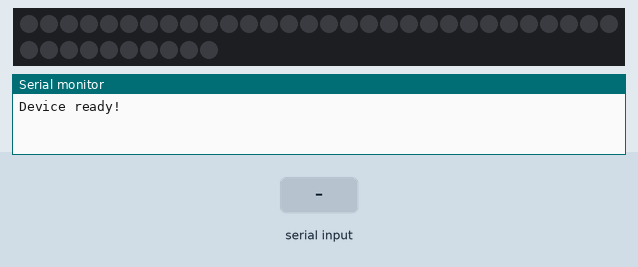
Bench run of a sketch on a simulated Arduino Uno, built with avr-gcc and run on an emulated ATmega328P. On the bench: 40 RGB LEDs in strip order, left to right, continuing on the next row, the last lines printed to the serial monitor. The test bench sets the inputs (shaded band). Dim RGB values are drawn brighter than linear.

Above: at 1.2 s.
1.3 s: "90,45,200\n" received over Serial
At 2.63 s:
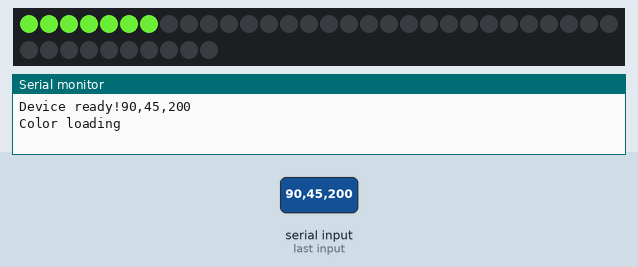
3.9 s: "90,45\n" received over Serial
At 5.49 s:
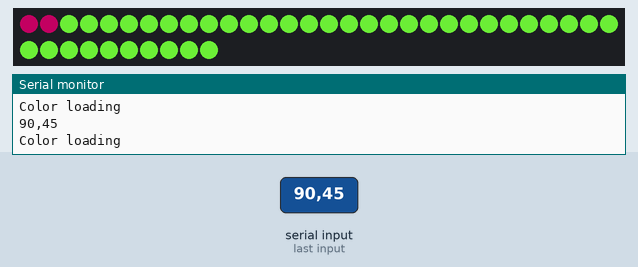
6.9 s: "5\n" received over Serial
At 8.61 s:
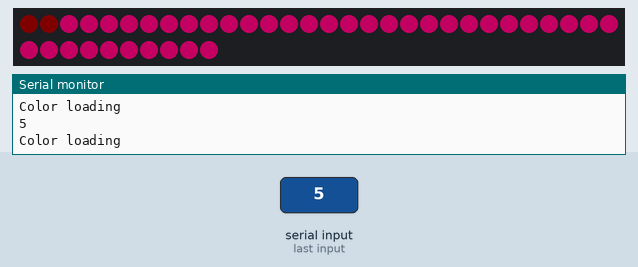
9.9 s: "30,150,10\n" received over Serial
At 11.68 s:
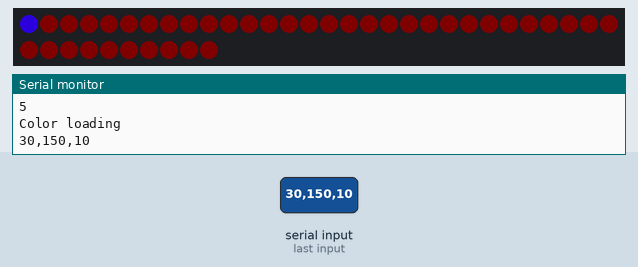
12.9 s: "1,90,45\n" received over Serial
At 14.86 s:
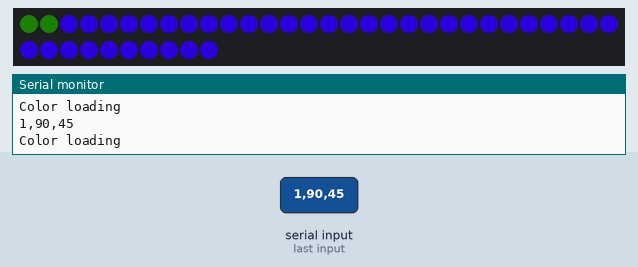
15.9 s: "90\n" received over Serial
At 17.98 s:
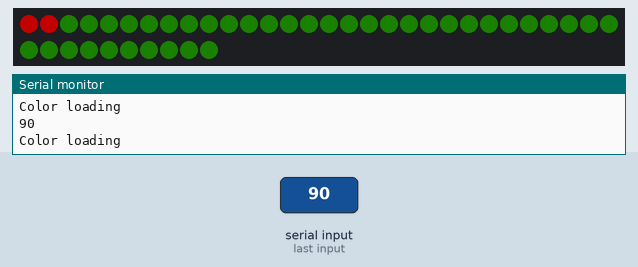

Measured:
- after the input at 1.3 s, the LEDs: first change after 1.0 s (image 1 shows a later state)
- after the input at 3.9 s, the LEDs: first differ from a run without the input after 1.5 s (image 2 shows a later state)
- after the input at 6.9 s, the LEDs: first differ from a run without the input after 1.7 s (image 3 shows a later state)
- after the input at 9.9 s, the LEDs: first differ from a run without the input after 1.8 s (image 4)
- after the input at 12.9 s, the LEDs: first differ from a run without the input after 1.9 s (image 5 shows a later state)
- after the input at 15.9 s, the LEDs: first differ from a run without the input after 2.0 s (image 6 shows a later state)

The sketch:

led.ino
```cpp
#include <Adafruit_NeoPixel.h>

#define LED_PIN 10
#define LED_COUNT 40

Adafruit_NeoPixel strip = Adafruit_NeoPixel(LED_COUNT, LED_PIN, NEO_GRB + NEO_KHZ800);

int r,g,b, color;
String dane, rS, gS,bS;
unsigned long aktualnyCzas = 0;
unsigned long zapamietanyCzas = 0;

void setup() {
    Serial.begin(9600);
    Serial.print("Device ready!");

    strip.begin();
    strip.show();

}

void loop() {
    readStr();
    aktualnyCzas = millis();

}

void readStr() {

    while (Serial.available() > 0)
    {

        dane = Serial.readString();
        Serial.println(dane);

        rS = dane.substring(0,3);
        gS = dane.substring(3,6);
        bS = dane.substring(6,9);

        r = rS.toInt();
        g = gS.toInt();
        b = bS.toInt();

        Serial.println("Color loading");

        for(int i = 0; i <= LED_COUNT; i++){
            strip.setPixelColor(i, r, b, g);
            //value rbg because my led strip have wrong coding
            strip.show();
            delay(50);
        }
    }
}


void modes() {
   //tutaj bedzie sie wybieralo jaki tryb bedziemy aktualnie uzywali

}
```
